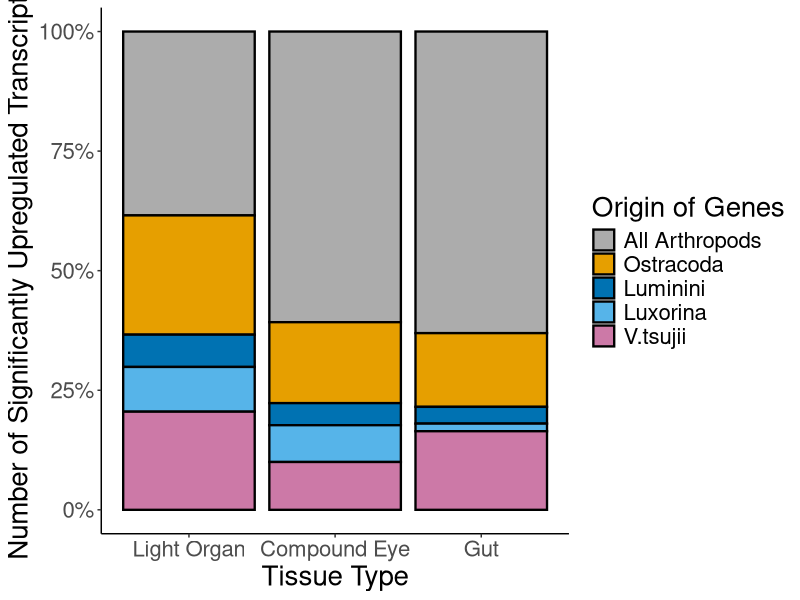
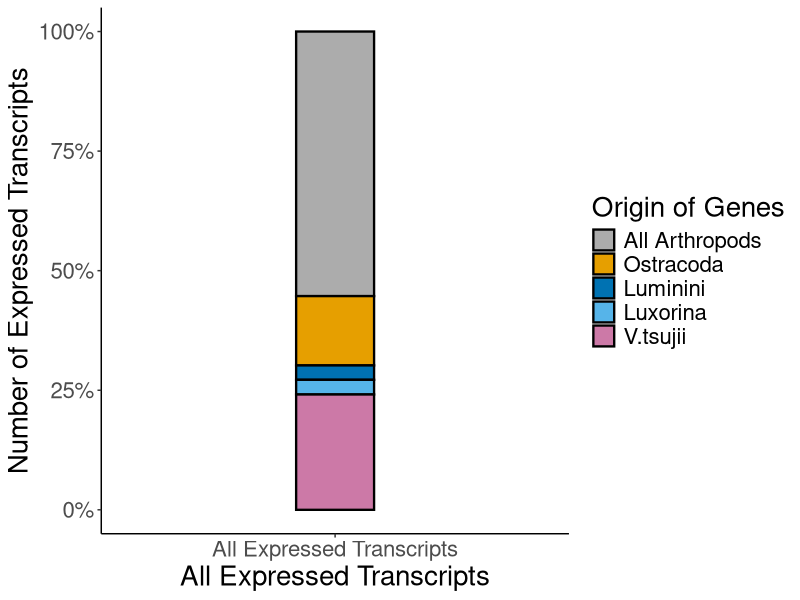
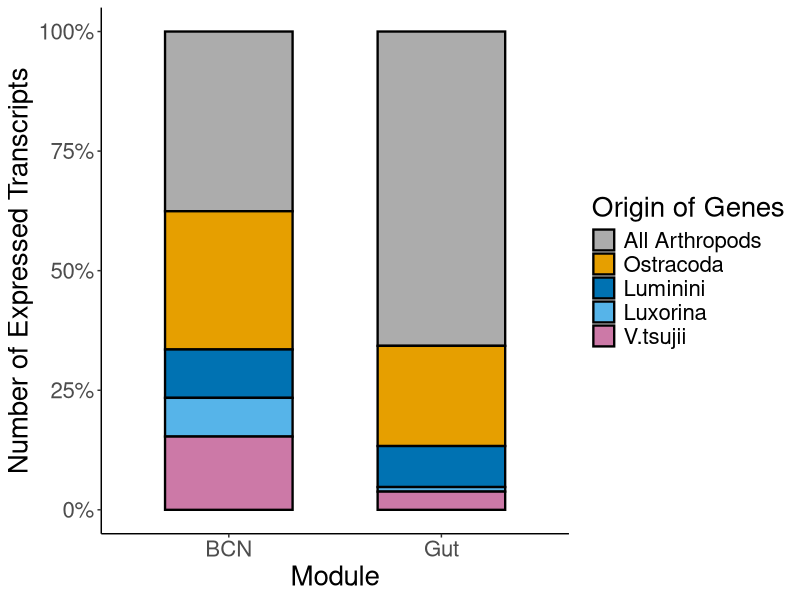
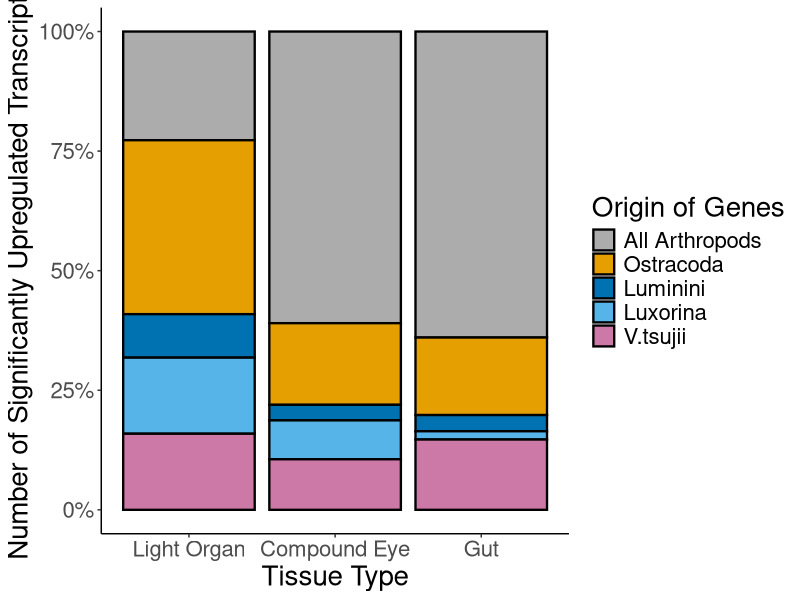

Write R code to recreate these figures, in order.
#Title: Barplots for downstream analyses of KinFin output for Vargula tsujii. 
#Author: Lisa Yeter Mesrop 
#Description: Scripts for barplot figures. 

#load libraries 
library(tidyverse) 
library(matrixStats)
library(dplyr)
library(data.table)
library(ggraph) 
library(graphlayouts)
library(igraph)
library(readxl)
library(plyr)


##### barplots for Figure 2 ######

### Vargula tsujiii ###

group_DE <- c( rep("Light Organ" , 5) , rep("Compound Eye" , 5), rep("Gut" , 5))
expressed_transcripts_DE <- c( 148, 96, 26, 36, 79, 79, 22, 6, 10, 13, 990, 242, 55, 25, 258)
origin_of_transcripts_DE <- rep(c("All Arthropods", "Ostracoda", "Luminini","Luxorina","V.tsujii" ) , 3)
data_DE <- data.frame(group_DE,origin_of_transcripts_DE,expressed_transcripts_DE)
data_DE$group_DE <- factor(data_DE$group_DE, levels = c("Light Organ", "Compound Eye", "Gut"))


# stacked barplot
data_DE_barplot<- ggplot(data_DE, aes(fill=factor(origin_of_transcripts_DE, levels = c("All Arthropods", "Ostracoda", "Luminini","Luxorina","V.tsujii" )), y=expressed_transcripts_DE, x= group_DE)) + 
  geom_bar(position="fill", stat="identity", color="black", size=.80) +
  scale_y_continuous(labels = scales::percent_format()) +
  scale_fill_manual(values=c( '#acacac', '#E69F00', '#0072b2', '#56B4E9', '#CC79A7')) + #'#009E73' 
  labs(y = "Number of Significantly Upregulated Transcripts", x = "Tissue Type") +
  labs(fill = "Origin of Genes") +
  theme(axis.text = element_text(size = 16)) +
  theme(axis.title = element_text(size = 20))   +
  theme(legend.text = element_text(size = 16))  +           # Legend text
  theme(legend.title = element_text(size = 20))  

data_DE_barplot +theme(panel.grid.major = element_blank(), panel.grid.minor = element_blank(),
                       panel.background = element_blank(), axis.line = element_line(colour = "black"))

### All expressed transcripts in DGE Dataset ###

group_all <- c(rep("All Expressed Transcripts" , 5))
origin_of_transcripts_all <- rep(c("All Arthropods", "Ostracoda", "Luminini","Luxorina","V.tsujii" ) , 1)
expressed_transcripts_all <- c(6455, 1691, 351, 358, 2814)
data_all <- data.frame(group_all,origin_of_transcripts_all,expressed_transcripts_all)

# stacked barplot
data_all_transcripts_barplot <- ggplot(data_all, aes(fill=factor(origin_of_transcripts_all, levels = c("All Arthropods", "Ostracoda", "Luminini","Luxorina","V.tsujii" )), y=expressed_transcripts_all, x=group_all)) + 
  geom_bar(position="fill", stat="identity", color="black", size=0.80, width = .2) +
  scale_fill_manual(values=c('#acacac','#E69F00', '#0072b2','#56B4E9','#CC79A7')) +
  scale_y_continuous(labels = scales::percent_format()) +labs(y = "Number of Expressed Transcripts", x = "All Expressed Transcripts") +
  labs(fill = "Origin of Genes")  +
  theme(axis.text = element_text(size = 16)) +
  theme(axis.title = element_text(size = 20))   +
  theme(legend.text = element_text(size = 16))  +           # Legend text
  theme(legend.title = element_text(size = 20))  


data_all_transcripts_barplot +theme(panel.grid.major = element_blank(), panel.grid.minor = element_blank(),
                                    panel.background = element_blank(), axis.line = element_line(colour = "black"))



### BCN and Gut Network ###


group_BCN <- c(rep("BCN", 5), rep("Gut" , 5))
origin_of_transcripts_BCN <- rep(c("All Arthropods", "Ostracoda", "Luminini","Luxorina","V.tsujii" ) , 2)
expressed_transcripts_BCN <- c(130, 100, 35, 28, 53, 69, 22, 9, 1, 4) 
data_BCN <- data.frame(group_BCN,origin_of_transcripts_BCN,expressed_transcripts_BCN)


# stacked barplot
data_BCN_barplot<- ggplot(data_BCN, aes(fill=factor(origin_of_transcripts_BCN, levels = c("All Arthropods", "Ostracoda", "Luminini","Luxorina","V.tsujii" )), y=expressed_transcripts_BCN, x=group_BCN)) + 
  geom_bar(position="fill", stat="identity", color="black", size=0.80, width = .60) + 
  scale_fill_manual(values=c('#acacac','#E69F00', '#0072b2','#56B4E9','#CC79A7')) +
  scale_y_continuous(labels = scales::percent_format()) +
  labs(y = "Number of Expressed Transcripts", x = "Module") +
  labs(fill = "Origin of Genes") +
  theme(axis.text = element_text(size = 16)) +
  theme(axis.title = element_text(size = 20))   +
  theme(legend.text = element_text(size = 16))  +           # Legend text
  theme(legend.title = element_text(size = 20))  


data_BCN_barplot  +theme(panel.grid.major = element_blank(), panel.grid.minor = element_blank(),
                         panel.background = element_blank(), axis.line = element_line(colour = "black"))




### barplots for supp figures ### 

#significantly upregulated genes that are uniquely expressed in each tissue  

unique_group_DE <- c( rep("Light Organ" , 5) , rep("Compound Eye" , 5), rep("Gut" , 5))
unique_expressed_transcripts_DE <- c( 50, 80, 20, 35, 35, 75, 21, 4, 10, 13, 888, 225, 47, 24, 204) 
unique_origin_of_transcripts_DE <- rep(c("All Arthropods", "Ostracoda", "Luminini","Luxorina","V.tsujii" ) , 3)
unique_data_DE <- data.frame(unique_group_DE,unique_origin_of_transcripts_DE,unique_expressed_transcripts_DE)
unique_data_DE$unique_group_DE <- factor(unique_data_DE$unique_group_DE, levels = c("Light Organ", "Compound Eye", "Gut"))


# stacked barplot
unique_data_DE_barplot<- ggplot(unique_data_DE, aes(fill=factor(unique_origin_of_transcripts_DE, levels = c("All Arthropods", "Ostracoda", "Luminini","Luxorina","V.tsujii" )), y=unique_expressed_transcripts_DE, x= unique_group_DE)) + 
  geom_bar(position="fill", stat="identity", color="black", size=.80) +
  scale_y_continuous(labels = scales::percent_format()) +
  scale_fill_manual(values=c( '#acacac', '#E69F00', '#0072b2', '#56B4E9', '#CC79A7')) + #'#009E73' 
  labs(y = "Number of Significantly Upregulated Transcripts", x = "Tissue Type") +
  labs(fill = "Origin of Genes") +
  theme(axis.text = element_text(size = 16)) +
  theme(axis.title = element_text(size = 20))   +
  theme(legend.text = element_text(size = 16))  +           # Legend text
  theme(legend.title = element_text(size = 20))  

unique_data_DE_barplot +theme(panel.grid.major = element_blank(), panel.grid.minor = element_blank(),
                              panel.background = element_blank(), axis.line = element_line(colour = "black"))
